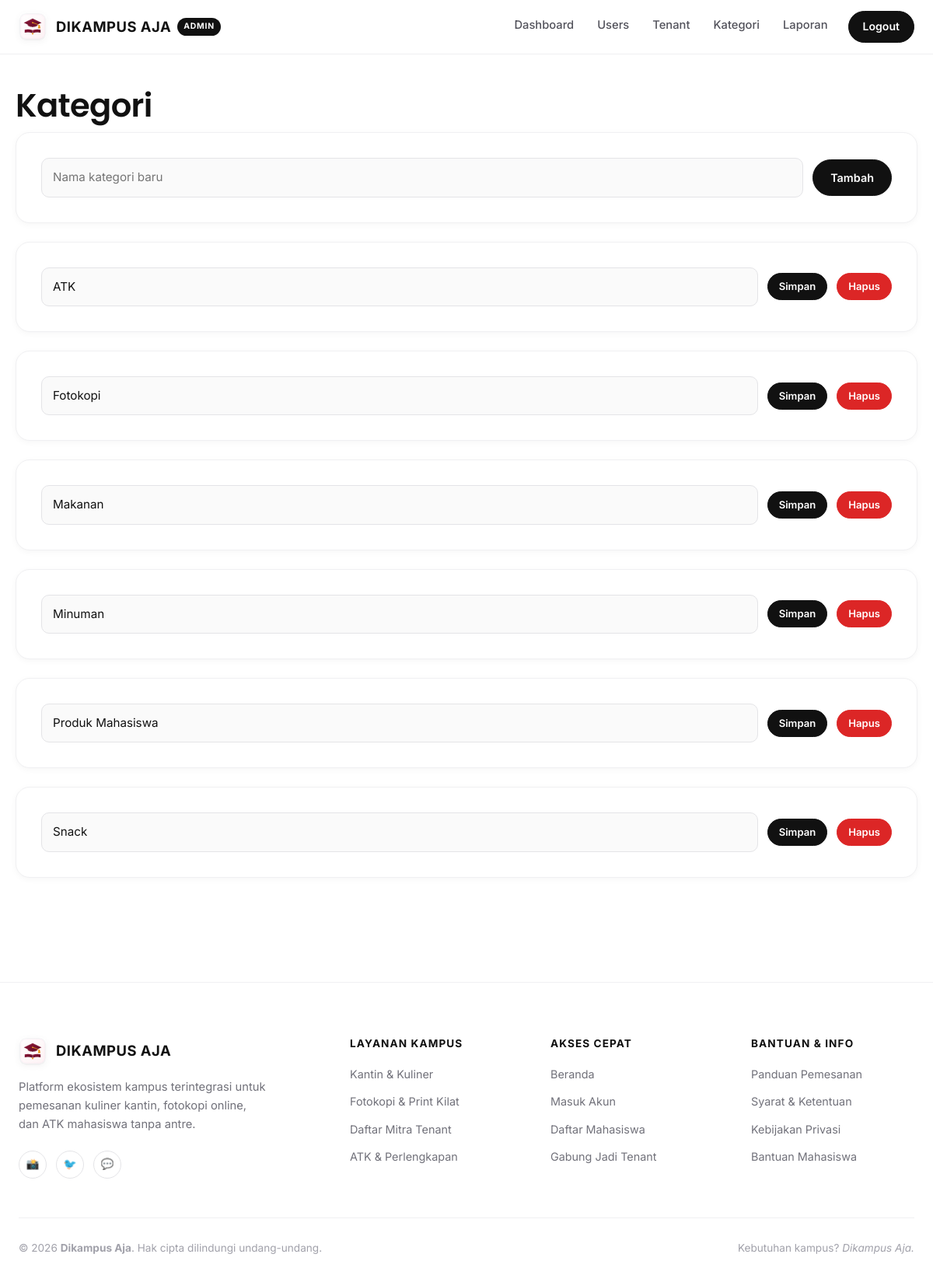
The app's page /admin/kategori.php (signed in) with its own data.
### tables this page shows
CREATE TABLE IF NOT EXISTS `categories` (
  `id_kategori` int NOT NULL AUTO_INCREMENT,
  `nama_kategori` varchar(50) NOT NULL,
  `created_at` timestamp NULL DEFAULT CURRENT_TIMESTAMP,
  PRIMARY KEY (`id_kategori`)
);

### config/database.php (called while the page is built, shortened)
<?php
$db = new mysqli('localhost', 'root', '', 'dikampus_aja');
$db->set_charset('utf8mb4');
function q($sql, $types = '', ...$p) {
    global $db;
    $st = $db->prepare($sql);
    $st->execute();
    $r = $st->get_result();
    if ($r) return $r->fetch_all(MYSQLI_ASSOC);
    return $st->insert_id ?: $st->affected_rows;
}

### includes/auth.php (called while the page is built, shortened)
<?php
require_once __DIR__ . '/../config/database.php';
function e($s) { return htmlspecialchars((string)$s, ENT_QUOTES, 'UTF-8'); }

### admin/kategori.php (the view, shortened to what this page needs)
<?php
require '../includes/auth.php'; need('admin');
$rows = q('SELECT * FROM categories ORDER BY nama_kategori');
$title = 'Kategori'; include '../includes/header.php'; ?>
<h1>Kategori</h1><form method="post" class="row box"><input type="hidden" name="aksi" value="tambah"><input name="nama" placeholder="Nama kategori baru" style="flex:1" required><button class="btn">Tambah</button></form>
<?php foreach ($rows as $k) { ?><form method="post" class="row box"><input type="hidden" name="id" value="<?= $k['id_kategori'] ?>"><input name="nama" value="<?= e($k['nama_kategori']) ?>" style="flex:1">
<button class="btn sm" name="aksi" value="edit">Simpan</button><button class="btn sm red" name="aksi" value="hapus" onclick="return confirm('Hapus kategori?')">Hapus</button></form><?php } ?>
<?php include '../includes/footer.php';

### assets/css/style.css (style rules this page uses)
:root { --bg: #ffffff; --bg-warm: #faf9f6; --bg-muted: #f4f4f5; --bg-subtle: #fbfbfa; --t: #18181b; --t-heading: #111111; --mut: #71717a; --border: #f0f0f2; --border-subtle: #e5e7eb; --m: #111111; --m2: #27272a; --accent: #b45309; --font-serif: 'Poppins', -apple-system, BlinkMacSystemFont, sans-serif; --font-sans: 'Inter', -apple-system, BlinkMacSystemFont, 'Segoe UI', Roboto, sans-serif; --radius-sm: 8px; --radius-md: 12px; --radius-lg: 18px; --radius-xl: 24px; --radius-full: 9999px; --shadow-sm: 0 2px 8px rgba(0, 0, 0, 0.04); --shadow-md: 0 10px 25px -5px rgba(0, 0, 0, 0.06); --shadow-lg: 0 20px 40px -15px rgba(0, 0, 0, 0.08); }
* { box-sizing: border-box; }
body { margin: 0; font-family: var(--font-sans); color: var(--t); background: var(--bg); line-height: 1.6; -webkit-font-smoothing: antialiased; }
h1, h2, h3, h4 { font-family: var(--font-serif); color: var(--t-heading); font-weight: 600; line-height: 1.25; margin: 0.4em 0 0.2em; letter-spacing: -0.015em; }
h1 { font-size: 2.6rem; }
input, select, textarea { width: 100%; padding: 12px 14px; border: 1px solid #e4e4e7; border-radius: 10px; font: inherit; font-size: 0.95rem; background: #fafafa; color: var(--t-heading); transition: all 0.2s ease; }
.btn { display: inline-block; background: var(--m); color: #ffffff; border: 1px solid var(--m); border-radius: var(--radius-full); padding: 11px 22px; font: inherit; font-weight: 600; font-size: 0.9rem; cursor: pointer; text-decoration: none; transition: all 0.2s ease; }
.btn.sm { padding: 6px 14px; font-size: 0.82rem; }
.btn.red { background: #dc2626; border-color: #dc2626; color: #fff; }
.box { background: #ffffff; border: 1px solid var(--border); border-radius: var(--radius-lg); padding: 32px; box-shadow: var(--shadow-sm); margin-bottom: 24px; }
.row { display: flex; gap: 12px; align-items: center; flex-wrap: wrap; }

### records on screen
categories: nama "ATK"
categories: nama "Fotokopi"
categories: nama "Makanan"
categories: nama "Minuman"
categories: nama "Produk Mahasiswa"
categories: nama "Snack"

### other values on screen
$x[1] "Dashboard"
$x[1] "Users"
$x[1] "Tenant"
$x[1] "Kategori"
$x[1] "Laporan"
$x[1] "Logout"
